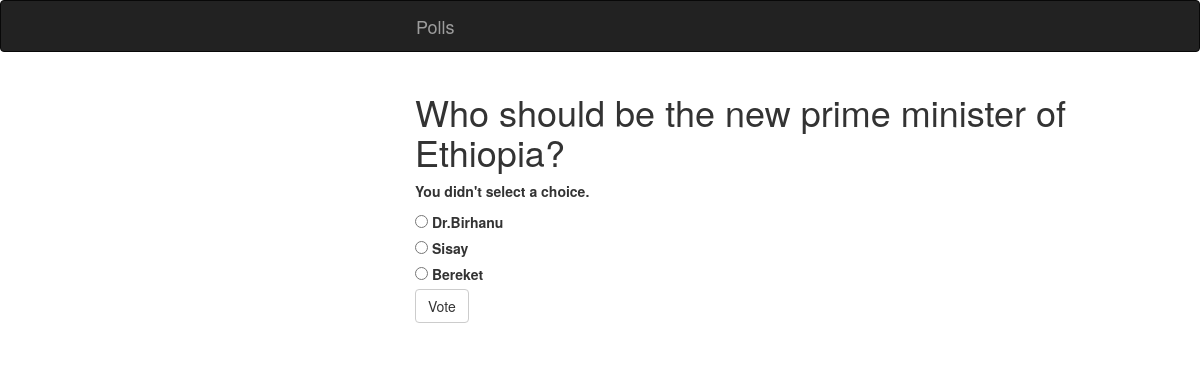
/polls/3/vote/, run on the app's committed database.
### polls/models.py (models this page shows, shortened)
@python_2_unicode_compatible
class Question(models.Model):
    question_text = models.CharField(max_length=200)
    pub_date = models.DateTimeField('date published')

@python_2_unicode_compatible
class Choice(models.Model):
    question = models.ForeignKey(Question, on_delete=models.CASCADE)
    choice_text = models.CharField(max_length=200)
    votes = models.IntegerField(default=0)

### polls/views.py (the view)
# urls.py: url(r'^(?P<question_id>[0-9]+)/vote/$', views.vote, name='vote'),
def vote(request, question_id):
    question = get_object_or_404(Question, pk=question_id)
    try:
        selected_choice = question.choice_set.get(pk=request.POST['choice'])
    except (KeyError, Choice.DoesNotExist):
        return render(request, 'polls/detail.html', {
            'question': question,
            'error_message': "You didn't select a choice.",
        })
    else:
        selected_choice.votes += 1
        selected_choice.save()
        return HttpResponseRedirect(reverse('polls:results', args=(question.id,)))

### polls/templates/polls/detail.html (shortened to what this page needs)
<link rel="stylesheet" href="https://maxcdn.bootstrapcdn.com/bootstrap/3.3.6/css/bootstrap.min.css">
<nav class="navbar navbar-inverse">
  <div class="container-fluid">
    <div class="navbar-header">
      <a class="navbar-brand" href="#">
	Polls
      </a>
    </div>
  </div>
</nav>
<div class="container-fluid">
<h1>{{ question.question_text }}</h1>
{% if error_message %}<p><strong>{{ error_message }}</strong></p>{% endif %}
<form action="{% url 'polls:vote' question.id %}" method="post">
{% for choice in question.choice_set.all %}
    <input type="radio" name="choice" id="choice{{ forloop.counter }}" value="{{ choice.id }}" />
    <label for="choice{{ forloop.counter }}">{{ choice.choice_text }}</label><br />
{% endfor %}
<input class="btn btn-default" type="submit" value="Vote" />
</form>
</div>

### polls/templates/polls/detail.html (style rules this page uses)
.container-fluid { margin-left:400px; }

### data on the page
Question: question_text "Who should be the new prime minister of Ethiopia?"
Choice: choice_text "Dr.Birhanu"
Choice: choice_text "Sisay"
Choice: choice_text "Bereket"

### other printed values
{{ error_message }} "You didn't select a choice."
